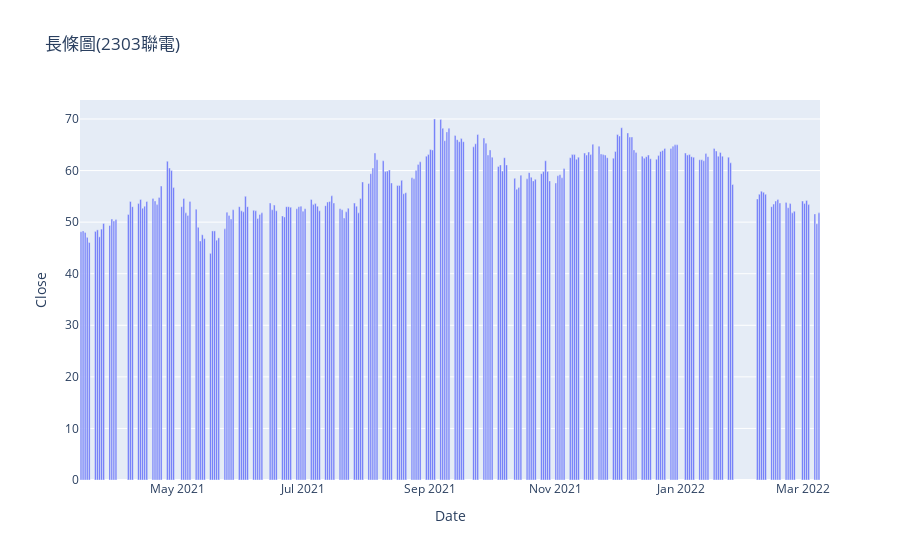

Notebook code cell kept with this figure:
### Code cell
figure = px.bar(data,x=data.index,
                y = "Close",
                title = "長條圖(2303聯電)")
figure.show()

### Figure 1 — Plotly figure (JSON) as saved in the notebook; plotly's stock layout.template omitted (floating-point values rounded to 4 significant figures; data arrays with more than 128 entries replaced by an {"elided": "..."} marker saying what was removed)
{"data": [{"alignmentgroup": "True", "hovertemplate": "Date=%{x}<br>Close=%{y}<extra></extra>", "legendgroup": "", "marker": {"color": "#636efa", "pattern": {"shape": ""}}, "name": "", "offsetgroup": "", "orientation": "v", "showlegend": false, "textposition": "auto", "type": "bar", "x": {"elided": "241 str values"}, "xaxis": "x", "y": {"elided": "241 float values"}, "yaxis": "y"}], "layout": {"barmode": "relative", "legend": {"tracegroupgap": 0}, "title": {"text": "長條圖(2303聯電)"}, "xaxis": {"anchor": "y", "domain": [0, 1], "title": {"text": "Date"}}, "yaxis": {"anchor": "x", "domain": [0, 1], "title": {"text": "Close"}}}}
